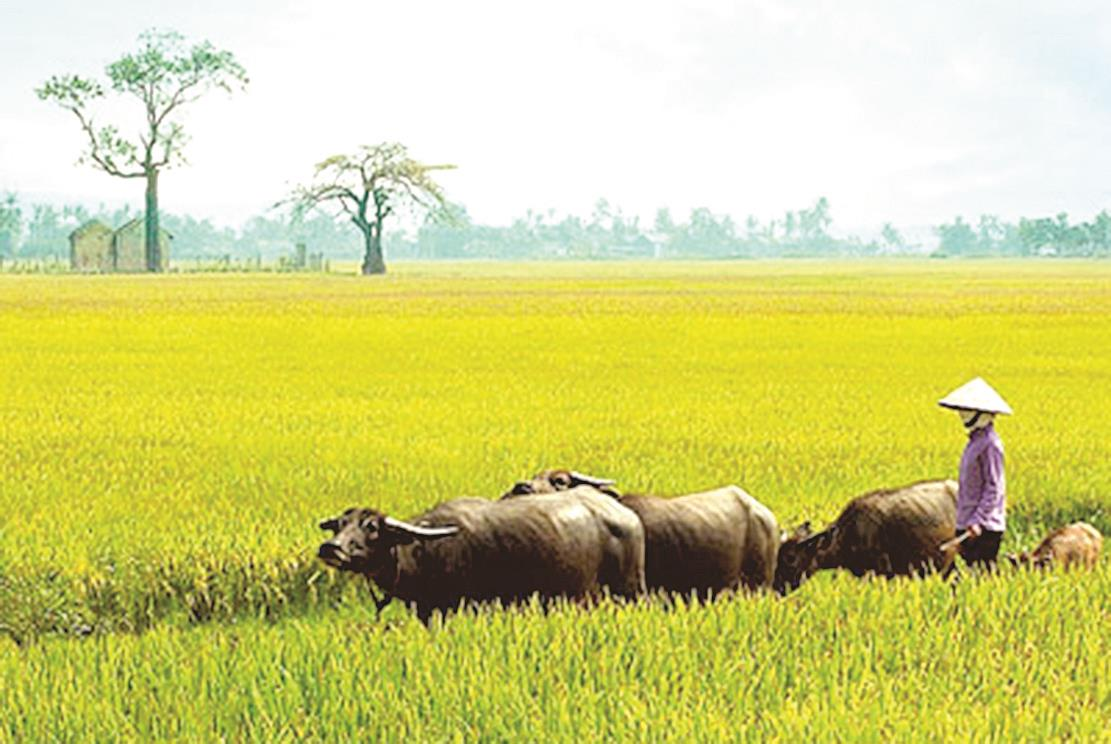
#> input picture HW_Th_Cuong/Computer Vison/HW_Histogram_Edge/image/morning.jpg, 1111 x 744 px, found by its file name
$ python histogram.py
#> lines starting #> are read from the running program, lines starting #| are printed output that depends on the picture
import cv2
import matplotlib.pyplot as plt
def rescale(frame, scale=0.8):
    width = int(frame.shape[1] * scale)
    heigth = int(frame.shape[0] * scale)
    return cv2.resize(frame,(width,heigth),interpolation=cv2.INTER_AREA)

img = cv2.imread('morning.jpg')
#> img is the input picture: shape (744, 1111, 3); mean B, G, R 125.8, 208.5, 208.4
img_scale = rescale(img)
# [5 lines of commented-out code are left out]

img_yuv = cv2.cvtColor(img_scale,cv2.COLOR_RGB2YUV)
#> img_yuv: shape (595, 888, 3); mean of channels 0, 1, 2 183.7, 140.2, 77.2


img_yuv[:,:,0] = cv2.equalizeHist(img_yuv[:,:,0])
#> img_yuv: shape (595, 888, 3); mean of channels 0, 1, 2 130.8, 140.2, 77.2
img_equalize = cv2.cvtColor(img_yuv,cv2.COLOR_YUV2BGR)
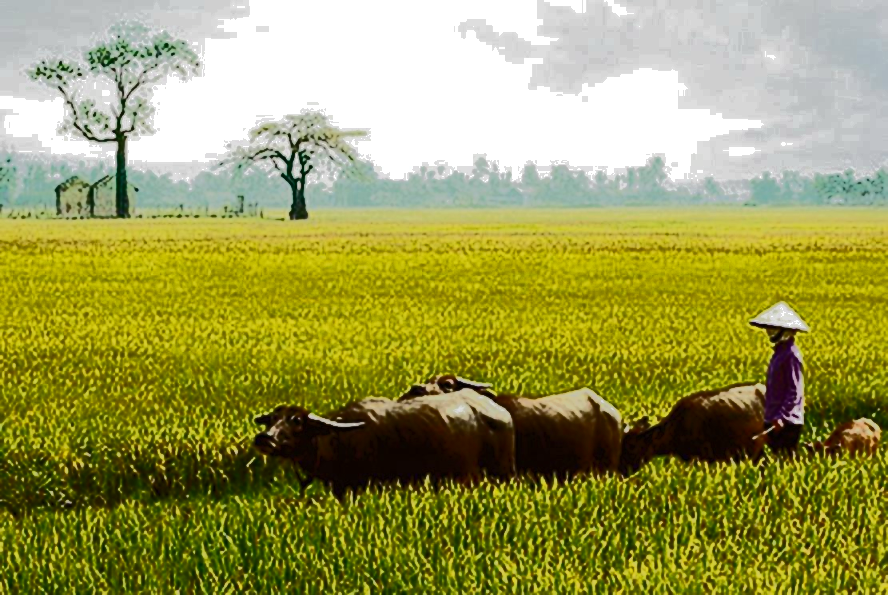
#> img_equalize: shape (595, 888, 3); mean R, G, B 155.6, 155.4, 85
cv2.imshow("img", img_equalize)
histogram = cv2.calcHist([img_equalize],[0],None,[256],[0,256])
#> histogram = 256 values, max 69159 at index 255, min 0 at index 224, mean 2063.9

plt.figure()
plt.title('Histogram')
plt.plot(histogram)
plt.show()
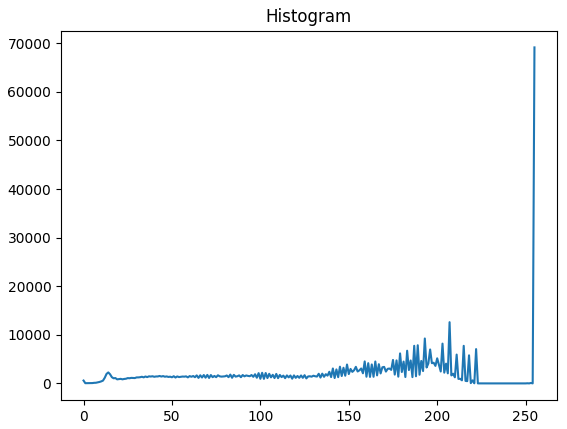
#> figure drawn by matplotlib, 1 panel; curve peaks at x = 255, y = 69159
cv2.waitKey(0)
